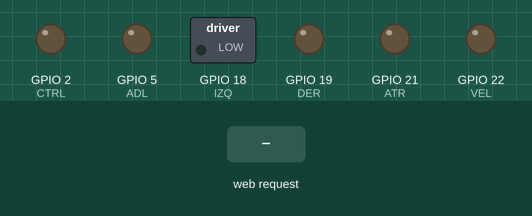
Simulated run of this sketch. Board: ESP32. Shown: switched loads named in the sketch (green lamp = pin HIGH), output pins drawn as LEDs (lit = HIGH). The test bench sets the inputs (shaded band). WiFi joins after 1.5 s; servers stay silent unless stated; what the sketch prints to the serial monitor is not drawn.

Above: at 2.7 s.
2.8 s: HTTP request GET /onB received
At 4.0 s:
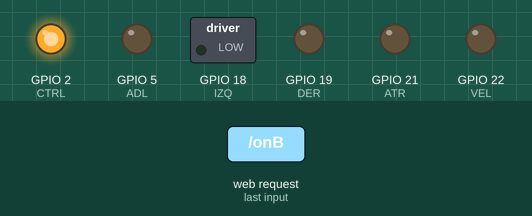
4.3 s: HTTP request GET /on5 received
At 5.2 s:
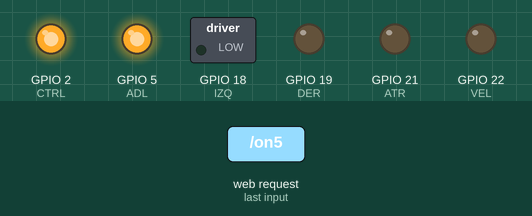
5.8 s: HTTP request GET /offB received
At 6.3 s:
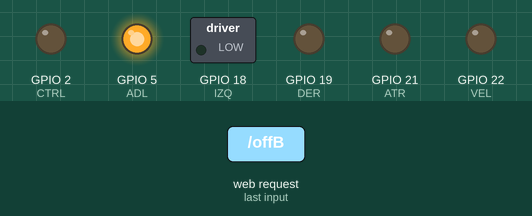
7.3 s: HTTP request GET /on18 received
At 8.5 s:
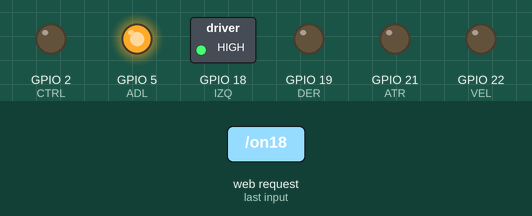
8.8 s: HTTP request GET /off5 received
At 9.8 s:
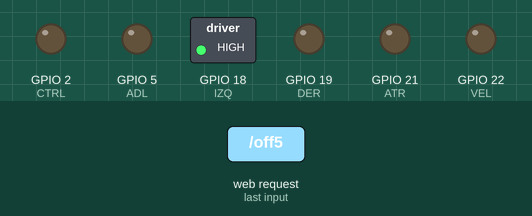
10.3 s: HTTP request GET /on19 received
At 10.9 s:
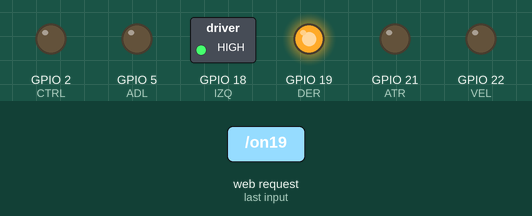
Timing chart, 0 to 12.8 s (numbered marks = the images above; inputs shaded):
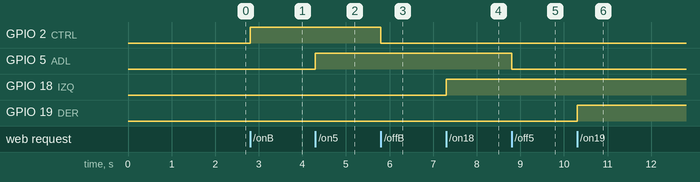

The sketch:

ControlCarrito.ino
```cpp
#include <WiFi.h>

const char* ssid = "AndroidAP";
const char* password = "iukp3813";

// Configuración de la IP estática.
    IPAddress local_IP(192, 168, 43, 12);
    IPAddress gateway(192, 168, 43, 1);
    IPAddress subnet(255, 255, 255, 0);
    IPAddress primaryDNS(8, 8, 8, 8); //opcional
    IPAddress secondaryDNS(8, 8, 4, 4); //opcional

#define ADL  5
#define IZQ  18
#define DER  19
#define ATR  21
#define VEL  22
#define CTRL 2
const int canalAnalogo = 0;
const int limiteBits = 8;
const int frecuencia = 5000;
int velocidad = 150;

WiFiServer server(80);

void setup() {
  Serial.begin(115200);
  pinMode(ADL, OUTPUT);
  pinMode(IZQ, OUTPUT);
  pinMode(DER, OUTPUT);
  pinMode(ATR, OUTPUT);
  pinMode(VEL, OUTPUT);
  pinMode(CTRL,OUTPUT);
  ledcSetup(canalAnalogo, frecuencia, limiteBits);
  ledcAttachPin(VEL, canalAnalogo);

// Establecimiento de la IP estática.
   if (!WiFi.config(local_IP, gateway, subnet, primaryDNS, secondaryDNS)) {
   Serial.println("Fallo en la configuración.");
   }

// Conecta a la red wifi.
  Serial.println();
  Serial.print("Conectando con ");
  Serial.println(ssid);

  WiFi.begin(ssid, password);

  while (WiFi.status() != WL_CONNECTED) {
    delay(500);
    Serial.print(".");
  }
  Serial.println("Conectado con WiFi.");

  // Inicio del Servidor web.
  server.begin();
  Serial.println("Servidor web iniciado.");

  // Esta es la IP
  Serial.print("Esta es la IP para conectar: ");
  Serial.print("http://");
  Serial.println(WiFi.localIP());
}

void loop() {
  // Consulta si se ha conectado algún cliente.
  WiFiClient client = server.available();
  if (!client) {
    return;
  }

  Serial.print("Nuevo cliente: ");
  Serial.println(client.remoteIP());

  // Espera hasta que el cliente envíe datos.
  while(!client.available()){ delay(1); }

  /////////////////////////////////////////////////////
  // Lee la información enviada por el cliente.
  String req = client.readStringUntil('\r');
  Serial.println(req);


    //////////////////////////////////////////////
  // Página WEB. ////////////////////////////
  client.println("HTTP/1.1 200 OK");
  client.println("Content-Type: text/html");
  client.println("");
  client.println("<!DOCTYPE html><html>");
  client.println("<head><meta name=\"viewport\" content=\"width=device-width, initial-scale=1\">");
  client.println("<link rel=\"icon\" href=\"data:,\">");

  client.println("<style>html { font-family: Helvetica; display: inline-block; margin: 0px auto; text-align: center;}");
  client.println(".button { background-color: #4CAF50; border: none; color: white; padding: 16px 40px;");
  client.println("text-decoration: none; font-size: 30px; margin: 2px; cursor: pointer;}");
  client.println(".button2 {background-color: #555555;}</style></head>");

  client.println("<body>");
  client.println("<h1>ESTADO DEL CARRO</h1>");
  client.println("<h2>Calculo de velocidad</h2>");

  //Leer la velocidad del slider
  if(req.indexOf("valor") >= 0){
    velocidad = req.substring(req.indexOf("/")+6,req.indexOf("/")+9).toInt();
  }
  Serial.println(velocidad);
  ledcWrite(VEL, velocidad);


  //La velocidad con 6V (9v de la pila menos 2 voltios que el Driver L293 quita) es de 200RPM, 200RPM es la velocidad maxima de los motores
  //Las variable ENB y ENA controlan la velocidad de los motores del carrito, por defecto son 150, el valor maximo de ENA o ENB es de 255
  //Hacemos regla de 3
  //velocidad = 100;
  float porcentaje = (velocidad*100/255);
  int RPM = 200*porcentaje;
  client.println("Velocidad: ");
  client.println(RPM/100);
  client.print(" RPM");
  client.println("");


  // Realiza la petición del cliente.
      if (req.indexOf("onB") != -1) {
          digitalWrite(CTRL, HIGH);
          Serial.println("pin2ON");
        }
       if (req.indexOf("offB") != -1){
          digitalWrite(CTRL, LOW);
          Serial.println("pin2OFF");
          }
       if (req.indexOf("on5") != -1) {
          digitalWrite(ADL, HIGH);
          Serial.println("pin5ON");
        }
       if (req.indexOf("off5") != -1){
          digitalWrite(ADL, LOW);
          Serial.println("pin5OFF");
          }
       if (req.indexOf("on18") != -1) {
          digitalWrite(IZQ, HIGH);
          Serial.println("pin18ON");
        }
       if (req.indexOf("off18") != -1){
          digitalWrite(IZQ, LOW);
          Serial.println("pin18OFF");
          }
       if (req.indexOf("on19") != -1) {
          digitalWrite(DER, HIGH);
          Serial.println("pin19ON");
        }
       if (req.indexOf("off19") != -1){
          digitalWrite(DER, LOW);
          Serial.println("pin19OFF");
          }
       if (req.indexOf("on21") != -1) {
          digitalWrite(ATR, HIGH);
          Serial.println("pin21ON");
        }
       if (req.indexOf("off21") != -1){
          digitalWrite(ATR, LOW);
          Serial.println("pin21OFF");
          }


  client.println("</body></html>");

  Serial.print("Cliente desconectado: ");
    Serial.println(client.remoteIP());
    client.flush();
    client.stop();
}
```

Measured:
- after the input at 2.8 s, GPIO 2 (CTRL): LOW → HIGH at once
- after the input at 4.3 s, GPIO 5 (ADL): LOW → HIGH at once
- after the input at 5.8 s, GPIO 2 (CTRL): HIGH → LOW at once
- after the input at 7.3 s, GPIO 18 (IZQ): LOW → HIGH at once
- after the input at 8.8 s, GPIO 5 (ADL): HIGH → LOW at once
- after the input at 10.3 s, GPIO 19 (DER): LOW → HIGH at once
